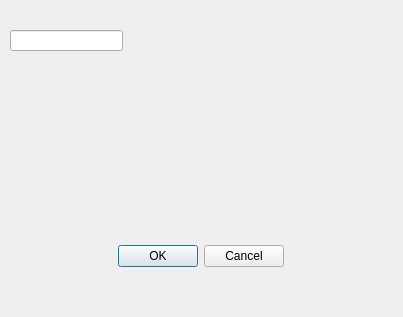
<?xml version="1.0" encoding="UTF-8"?>
<ui version="4.0">
 <class>DialogSetNetwork</class>
 <widget class="QDialog" name="DialogSetNetwork">
  <property name="geometry">
   <rect>
    <x>0</x>
    <y>0</y>
    <width>403</width>
    <height>317</height>
   </rect>
  </property>
  <property name="windowTitle">
   <string>Dialog</string>
  </property>
  <widget class="QDialogButtonBox" name="buttonBox">
   <property name="geometry">
    <rect>
     <x>30</x>
     <y>240</y>
     <width>341</width>
     <height>32</height>
    </rect>
   </property>
   <property name="orientation">
    <enum>Qt::Horizontal</enum>
   </property>
   <property name="standardButtons">
    <set>QDialogButtonBox::Cancel|QDialogButtonBox::Ok</set>
   </property>
   <property name="centerButtons">
    <bool>true</bool>
   </property>
  </widget>
  <widget class="QLineEdit" name="layer_count_edit">
   <property name="geometry">
    <rect>
     <x>10</x>
     <y>30</y>
     <width>113</width>
     <height>21</height>
    </rect>
   </property>
  </widget>
  <widget class="QWidget" name="verticalLayoutWidget">
   <property name="geometry">
    <rect>
     <x>190</x>
     <y>20</y>
     <width>160</width>
     <height>191</height>
    </rect>
   </property>
   <layout class="QVBoxLayout" name="network_layout"/>
  </widget>
 </widget>
 <resources/>
 <connections>
  <connection>
   <sender>buttonBox</sender>
   <signal>accepted()</signal>
   <receiver>DialogSetNetwork</receiver>
   <slot>accept()</slot>
   <hints>
    <hint type="sourcelabel">
     <x>248</x>
     <y>254</y>
    </hint>
    <hint type="destinationlabel">
     <x>157</x>
     <y>274</y>
    </hint>
   </hints>
  </connection>
  <connection>
   <sender>buttonBox</sender>
   <signal>rejected()</signal>
   <receiver>DialogSetNetwork</receiver>
   <slot>reject()</slot>
   <hints>
    <hint type="sourcelabel">
     <x>316</x>
     <y>260</y>
    </hint>
    <hint type="destinationlabel">
     <x>286</x>
     <y>274</y>
    </hint>
   </hints>
  </connection>
 </connections>
</ui>
